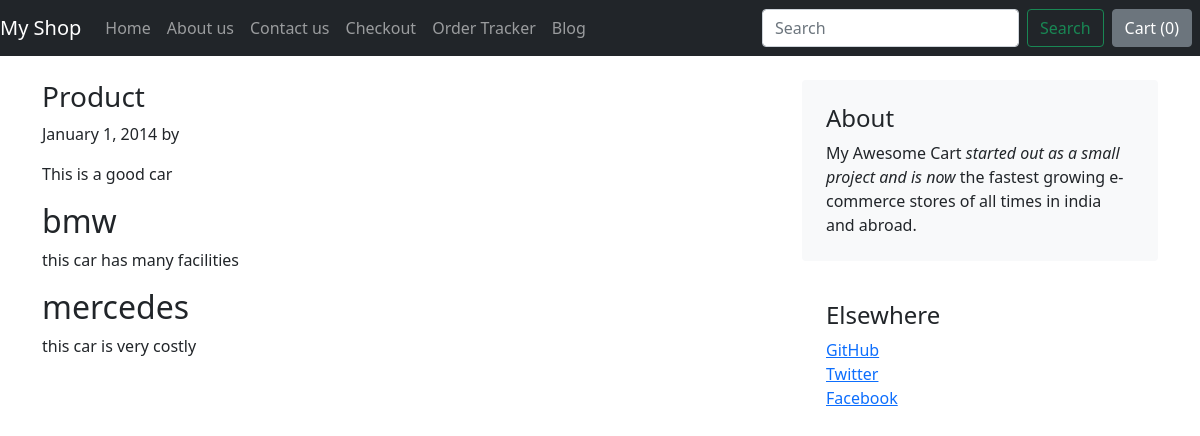
Page /blog/blogpost/1/ on the committed database.
### blog/models.py (models this page shows)
class Blogpost(models.Model):
    post_id = models.AutoField(primary_key= True)
    title = models.CharField(max_length=50)
    head0 = models.CharField(max_length=500, default="")
    chead0 = models.CharField(max_length=5000, default="")
    head1 = models.CharField(max_length=500, default="")
    chead1 = models.CharField(max_length=5000, default="")
    head2 = models.CharField(max_length=500, default="")
    chead2 = models.CharField(max_length=5000, default="")
    pub_date = models.DateField()
    thumbnail = models.ImageField(upload_to='shop/images', default="")
    def __str__(self):
        return self.title

### blog/views.py (the view)
# urls.py: path('blogpost/<int:id>/', views.blogpost, name = "blogPost" ),]
def blogpost(request, id):
    post = Blogpost.objects.filter(post_id = id)[0]
    print("post",post)
    return render(request, 'blogpost.html',
                  {'post':post})

### templates/blogpost.html (shortened to what this page needs)
{% extends 'basic.html' %}
{% block body %}
<div class="container">
    <div class="row mt-4">
        <div class="col-md-8 blog-main">
            <h3 class="font-italic">
                {{post.title}}
            </h3>
            <div class="blog-post">
                <p class="blog-post-meta">January 1, 2014 by</p>
                <p>{{post.chead0}}</p>
                <h2>{{post.head1}}</h2>
                <p>{{post.chead1}}</p>
                <h2>{{post.head2}}</h2>
                <p>{{post.chead2}}</p>
                <div class="fb-like" data-href="http://127.0.0.1:8000/blog/blogpost/{{post.post_id}}/" data-width="" data-layout="standard" data-action="like" data-size="large" data-share="true"></div><br>
            </div>
        </div>
        <aside class="col-md-4 blog-sidebar">
            <div class="p-4 mb-3 bg-light rounded">
                <h4 class="font-italic">About</h4>
                <p class="mb-0">My Awesome Cart <em>started out as a small project and is now</em> the fastest growing e-commerce stores of all times in india and abroad.</p>
            </div>
            <div class="p-4">
                <h4 class="font-italic">Elsewhere</h4>
                <ol class="list-unstyled">
                    <li><a href="#">GitHub</a></li>
                    <li><a href="#">Twitter</a></li>
                    <li><a href="#">Facebook</a></li>
                </ol>
            </div>
        </aside>
    </div>
</div>
{% endblock %}

### rows in the picture
Blogpost: title "Product", chead0 "This is a good car", head1 "bmw", chead1 "this car has many facilities", head2 "mercedes", chead2 "this car is very costly"
